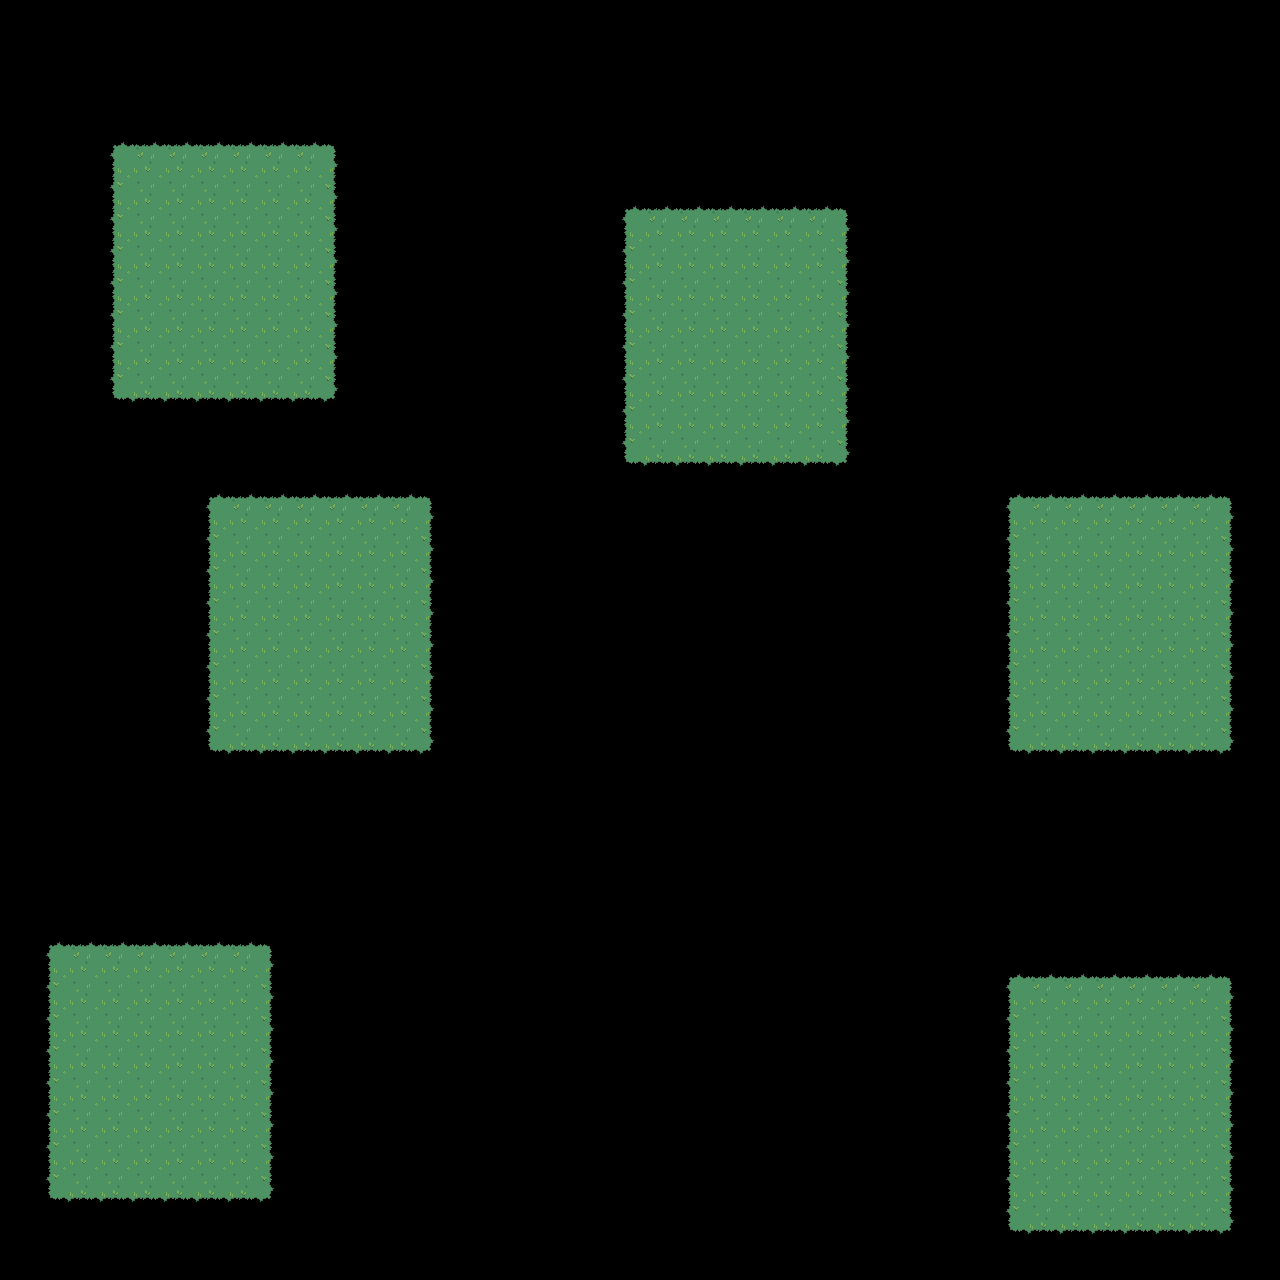

This game map was drawn from its Tiled (.tmx) file and the tilesets committed beside it. A one-line description and the trimmed map source follow:
An orthogonal 40x40 tile map with 32x32 px tiles, 5 tile layers (Tile Layer 1, Tile Layer 2, Tile Layer 3, Decor_below_player, ...), 8 tilesets and 19 objects (6x dialogue, 6x portal, 6x nav, memory).

<map version="1.4" tiledversion="1.4.2" orientation="orthogonal" renderorder="right-down" width="40" height="40" tilewidth="32" tileheight="32" infinite="0" nextlayerid="9" nextobjectid="22">
 <tileset firstgid="1" name="nature" tilewidth="32" tileheight="32" tilecount="180" columns="20">
  <image source="RPG Nature Tileset.png" width="641" height="288" />
 </tileset>
 <tileset firstgid="181" name="mountain_landscape" tilewidth="32" tileheight="32" tilecount="256" columns="16">
  <image source="mountain_landscape.png" width="512" height="512" />
 </tileset>
 <tileset firstgid="437" name="teleport_128" tilewidth="128" tileheight="64" tilecount="5" columns="1">
  <image source="teleport_128.png" width="128" height="320" />
 </tileset>
 <tileset firstgid="442" name="animated_tree" tilewidth="32" tileheight="32" spacing="1" margin="1" tilecount="6" columns="3">
  <image source="animated_tree.png" trans="ff00ff" width="100" height="85" />
 </tileset>
 <tileset firstgid="448" name="houses" tilewidth="32" tileheight="32" tilecount="1024" columns="32">
  <image source="houses.png" width="1024" height="1024" />
 </tileset>
 <tileset firstgid="1472" name="fence_barbed" tilewidth="32" tileheight="32" tilecount="15" columns="5">
  <image source="fence_barbed.png" width="160" height="96" />
 </tileset>
 <tileset firstgid="1487" name="misc_decor" tilewidth="32" tileheight="32" tilecount="99" columns="11">
  <image source="tileset.png" width="352" height="288" />
 </tileset>
 <tileset firstgid="1586" name="tileset-world" tilewidth="32" tileheight="32" tilecount="119" columns="7">
  <image source="tileset-world.png" trans="ffffff" width="224" height="544" />
 </tileset>
 <layer id="1" name="Tile Layer 1" width="40" height="40">
  <data>[1600 cells, 432 non-empty, 9 distinct tile ids]</data>
 </layer>
 <layer id="2" name="Tile Layer 2" width="40" height="40">
  <data>[1600 cells, 0 non-empty, 0 distinct tile ids]</data>
 </layer>
 <layer id="3" name="Tile Layer 3" width="40" height="40">
  <data>[1600 cells, 0 non-empty, 0 distinct tile ids]</data>
 </layer>
 <layer id="4" name="Decor_below_player" width="40" height="40">
  <data>[1600 cells, 0 non-empty, 0 distinct tile ids]</data>
 </layer>
 <layer id="5" name="Decor_above_player" width="40" height="40">
  <data>[1600 cells, 0 non-empty, 0 distinct tile ids]</data>
 </layer>
 <objectgroup id="6" name="Interactive">
  <object id="7" type="dialogue" x="128" y="160" width="192" height="224">
   <text wrap="1">intro.json</text>
  </object>
  <object id="9" type="dialogue" x="224" y="320" width="96" height="64">
   <text wrap="1">intro_how_to_move.json</text>
  </object>
  <object id="10" name="portal" type="portal" gid="441" x="128" y="384" width="128" height="64">
   <properties>
    <property name="isCollidable" type="bool" value="false" />
    <property name="mapName" value="tutorial.tmx" />
    <property name="toCellX" type="int" value="20" />
    <property name="toCellY" type="int" value="13" />
   </properties>
  </object>
  <object id="11" name="portal" type="portal" gid="441" x="704" y="288" width="128" height="64">
   <properties>
    <property name="mapName" value="tutorial.tmx" />
    <property name="toCellX" type="int" value="37" />
    <property name="toCellY" type="int" value="16" />
   </properties>
  </object>
  <object id="12" name="portal" type="portal" gid="441" x="1088" y="736" width="128" height="64">
   <properties>
    <property name="mapName" value="tutorial.tmx" />
    <property name="toCellX" type="int" value="36" />
    <property name="toCellY" type="int" value="31" />
   </properties>
  </object>
  <object id="13" name="portal" type="portal" gid="441" x="1024" y="1216" width="128" height="64">
   <properties>
    <property name="mapName" value="tutorial.tmx" />
    <property name="toCellX" type="int" value="6" />
    <property name="toCellY" type="int" value="36" />
   </properties>
  </object>
  <object id="14" name="portal" type="portal" gid="441" x="64" y="1024" width="128" height="64">
   <properties>
    <property name="isCollidable" type="bool" value="false" />
    <property name="mapName" value="tutorial.tmx" />
    <property name="toCellX" type="int" value="12" />
    <property name="toCellY" type="int" value="22" />
   </properties>
  </object>
  <object id="15" name="portal" type="portal" gid="441" x="224" y="576" width="128" height="64">
   <properties>
    <property name="mapName" value="test_map.tmx" />
    <property name="toCellX" type="int" value="2" />
    <property name="toCellY" type="int" value="6" />
   </properties>
  </object>
  <object id="16" type="dialogue" x="640" y="320" width="192" height="128">
   <text wrap="1">intro2.json</text>
  </object>
  <object id="18" type="dialogue" x="1024" y="512" width="192" height="128">
   <text wrap="1">intro3.json</text>
  </object>
  <object id="19" type="dialogue" x="224" y="576" width="192" height="160">
   <text wrap="1">intro_final.json</text>
  </object>
  <object id="20" type="memory" x="224" y="960" width="32" height="32" />
  <object id="21" type="dialogue" x="64" y="1024" width="192" height="160">
   <text wrap="1">intro_memory.json</text>
  </object>
 </objectgroup>
 <objectgroup id="7" name="Decor_objects_above_player" />
 <objectgroup id="8" name="Walkable_areas" visible="0">
  <object id="1" type="nav" x="640" y="224" width="192" height="224" />
  <object id="2" type="nav" x="128" y="160" width="192" height="224" />
  <object id="3" type="nav" x="224" y="512" width="192" height="224" />
  <object id="4" type="nav" x="64" y="960" width="192" height="224" />
  <object id="5" type="nav" x="1024" y="512" width="192" height="224" />
  <object id="6" type="nav" x="1024" y="992" width="192" height="224" />
 </objectgroup>
</map>
